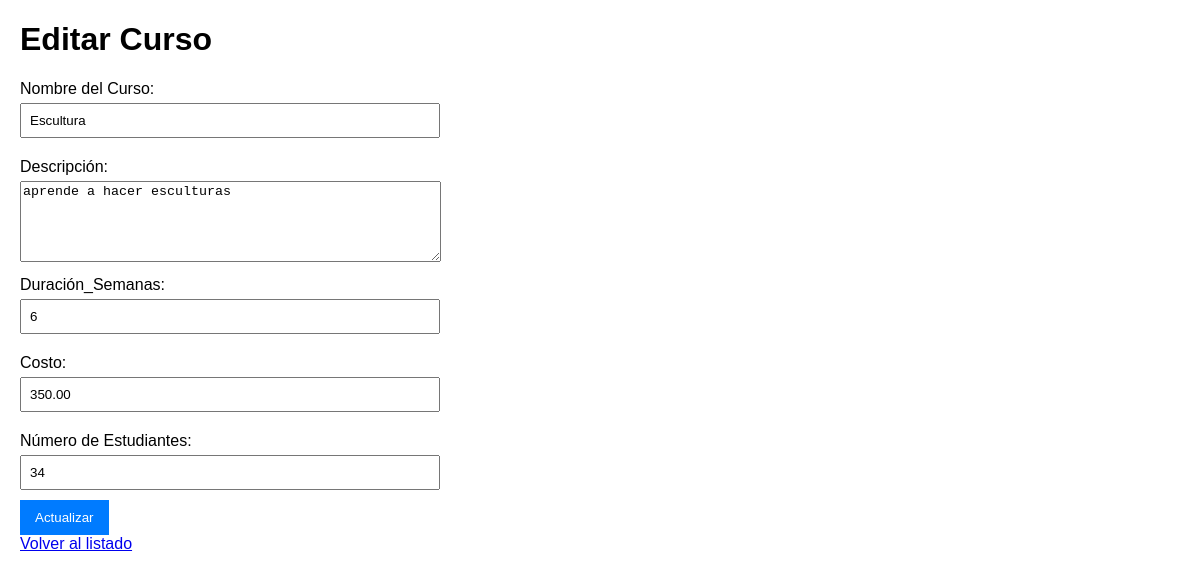
The page /editar/4/ on the database its author committed.
### app_curso/models.py (models this page shows, shortened)
class Curso(models.Model):
    nombre_curso = models.CharField(max_length=50)
    descripcion = models.TextField()
    duracion_semanas = models.IntegerField()
    costo = models.DecimalField(max_digits=6, decimal_places=2)
    numero_estudiantes = models.IntegerField()

### app_curso/views.py (the view, shortened to what this page needs)
# urls.py: path('editar/<int:id>/', views.editar_curso, name='editar_curso'),
def editar_curso(request, id):
    curso = get_object_or_404(Curso, id=id)
    return render(request, 'editar_curso.html', {'curso': curso})

### app_curso/templates/editar_curso.html (shortened to what this page needs)
<!DOCTYPE html>
<html lang="es">
<head>
</head>
<body>
    <h1>Editar Curso</h1>
    <form method="post">
       <label>Nombre del Curso:</label>
        <input type="text" id="nombre_curso" name="nombre_curso" value="{{ curso.nombre_curso }}" maxlength="200" required>
        <label>Descripción:</label>
        <textarea  name="descripcion" rows="5" cols="50" required>{{ curso.descripcion }}</textarea>
        <label>Duración_Semanas:</label>
        <input type="number"  name="duracion_semanas" value="{{ curso.duracion_semanas }}" min="1" max="52" required>
        <label>Costo:</label>
        <input type="number"  name="costo" value="{{ curso.costo }}" step="0.01" min="0" required>
        <label>Número de Estudiantes:</label>
        <input type="number"  name="numero_estudiantes" value="{{ curso.numero_estudiantes }}" min="0" required>
        <button type="submit">Actualizar</button>
    </form>
    <a href="/">Volver al listado</a>
</body>
</html>

### app_curso/templates/editar_curso.html (style rules this page uses)
body { font-family: Arial, sans-serif; margin: 20px; }
form { max-width: 400px; }
label { display: block; margin: 10px 0 5px; }
input { width: 100%; padding: 8px; margin-bottom: 10px; }
button { background-color: #007BFF; color: white; padding: 10px 15px; border: none; cursor: pointer; }

### rows shown on the page
Curso: nombre_curso "Escultura", descripcion "aprende a hacer esculturas", duracion_semanas "6", costo "350.00", numero_estudiantes "34"
